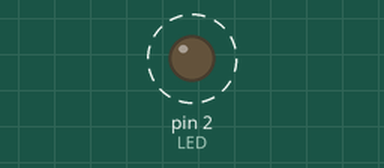
Simulated run of this sketch. Board: Arduino Uno, built with avr-gcc and run on an emulated ATmega328P. Shown: output pins drawn as LEDs (lit = HIGH). Dashed ring = blinking. What the sketch prints to the serial monitor is not drawn.

Above: at 0.2 s.
Timing chart, 0 to 3.0 s (numbered marks = the images above):
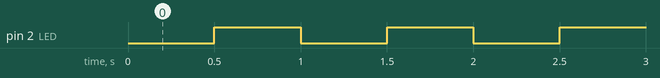

Measured:
- by itself, pin 2 (LED): alternates HIGH for 0.50 s and LOW for 0.50 s, 20 changes in all, then stays LOW

The sketch:

esp-led-blink.ino
```cpp
#define LED 2

const int delay_value = 500;
int blink_amount = 0;
bool printed = false;

void setup() {
  Serial.begin(9600);

  pinMode(LED, OUTPUT);
}

void loop() {
  if (blink_amount != 10) {
    delay(delay_value);

    digitalWrite(LED, HIGH);
    blink_amount++;

    delay(delay_value);

    digitalWrite(LED, LOW);
  }

  if (!printed && blink_amount == 10) {
    Serial.print("Piscou 10 vezes");
    printed = true;
  }
}
```
